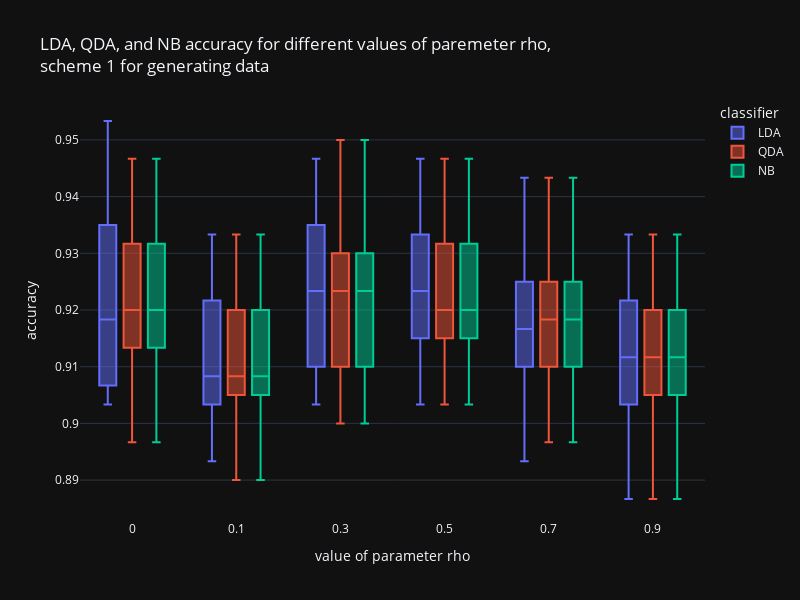

The notebook cell saved with this chart:
### Code cell
second_experiment(rho_values = [0, 0.1, 0.3, 0.5, 0.7, 0.9], 
                  scheme='scheme 1 for generating data')
